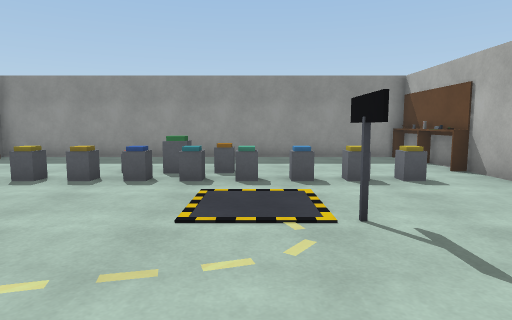
View 1 (above)

13 first-person views from a walk through a scene from a Unity 3-D project. The camera is 1.2 m above the floor, tilts 6° down and sees 75° across. The floor is counted in squares, 1 m on a side. Each view is taken from the middle of a square. On the plan, view 1 faces up. The plan holds only what a view shows up to about 14 squares ahead; the rest is blank. The player is left out. Surface patterns are stand-ins for the level's own textures.

View 2
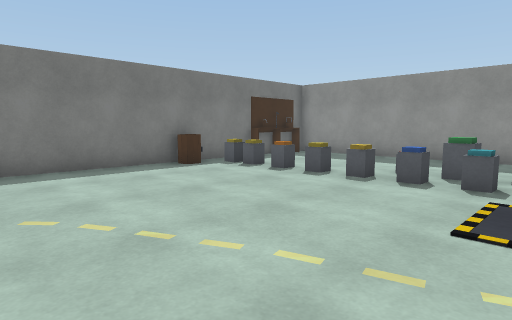

View 3
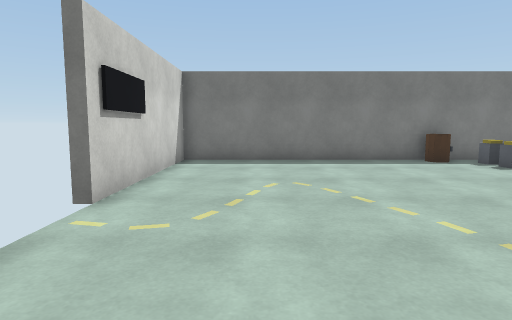

View 4
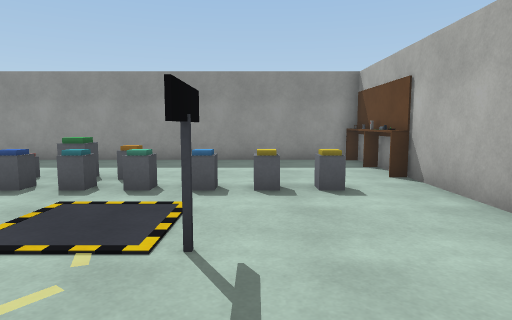

View 5
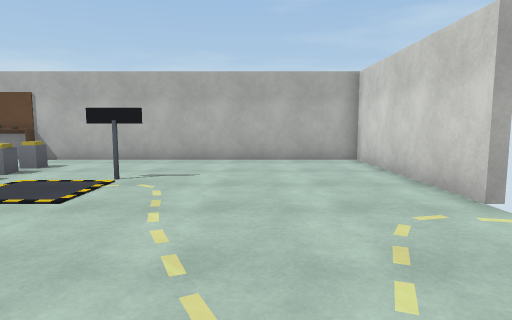

View 6
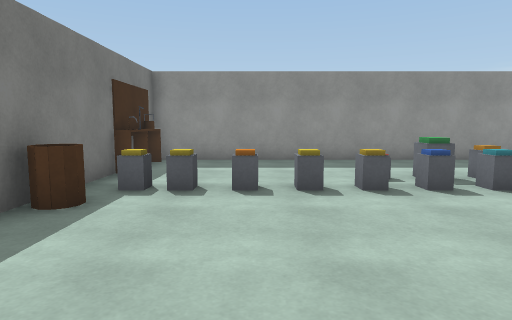

View 7
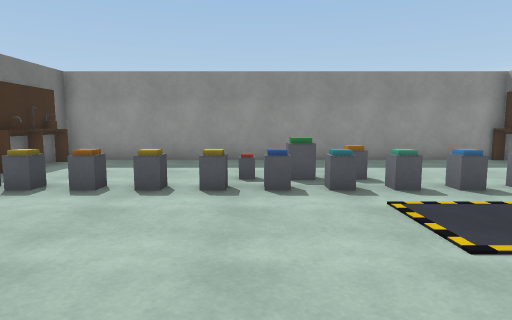

View 8
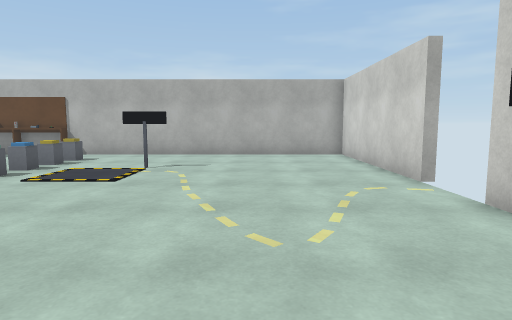

View 9
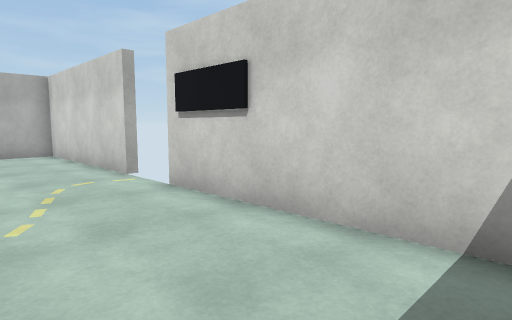

View 10
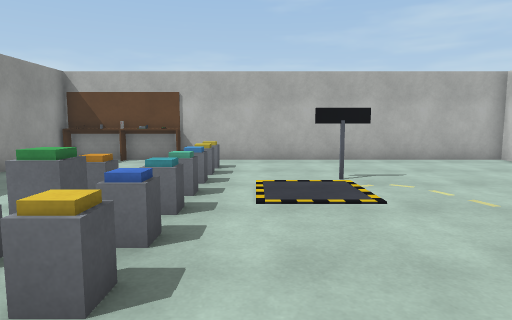

View 11
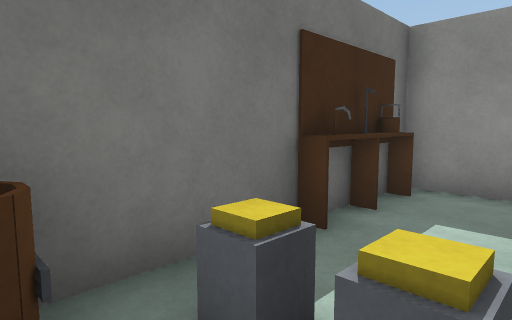

View 12
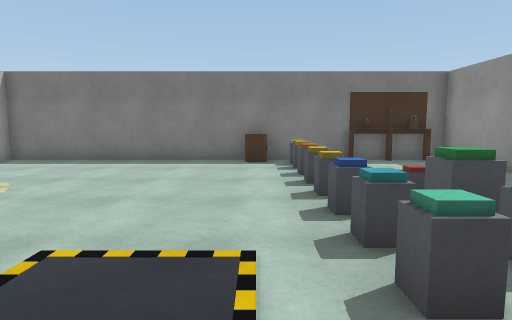

View 13
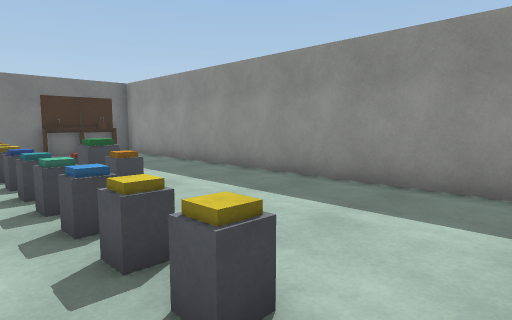

### Floor plan
Points are (right, up) in squares from view 1. A wall is a line through its corners. A room is listed if a view was taken in it or the views show most of it. See-through windows are left out.
Room 1 (views 1, 2, 3, 4, 5, 6, 7, 8, 9, 10, 11, 12, 13)
walls: (-1.1, -2.5) (5.5, -2.5) (5.5, 12.5) (-9.5, 12.5) (-9.5, -2.5) (-3, -2.5); (-9, 9.2) (-9.5, 9.2); (-9.1, 11.9) (-9.1, 11.4)
low walls: (-1.6, 7) (-1.6, 7.5); (-9, 11.8) (-9.5, 11.8)
ways out: gap at (-3, -3); gap at (-1, -3)
objects: other object (-9, 6); other object (-9, 10); other object (-9, 11); other object (-8, 7); other object (-7, 7); other object (-6, 7); other object (-5, 7); other object (-4, 7); other object (-3, 7); other object (-3, 8) to (-3, 9); other object (-2, 8) to (-2, 9); other object (-1, 7); other object (-1, 8) to (-1, 9); other object (0, 7); other object (1, 4); other object (1, 7); other object (2, 7); other object (3, 7) to (4, 7); other object (5, 9) to (5, 12)

Where each view was taken, in squares from view 1:
view 1: 0 up, 0 right, facing up
view 2: 0 up, 0 right, facing up-left
view 3: 0 up, 2 right, facing left
view 4: 1 up, 2 right, facing up
view 5: 1 up, 6 left, facing right
view 6: 1 up, 6 left, facing up
view 7: 1 up, 3 left, facing up
view 8: 1 up, 8 left, facing right
view 9: 1 up, 9 left, facing down-right
view 10: 6 up, 6 left, facing right
view 11: 6 up, 7 left, facing up-left
view 12: 6 up, 2 right, facing left
view 13: 6 up, 5 right, facing up-left
